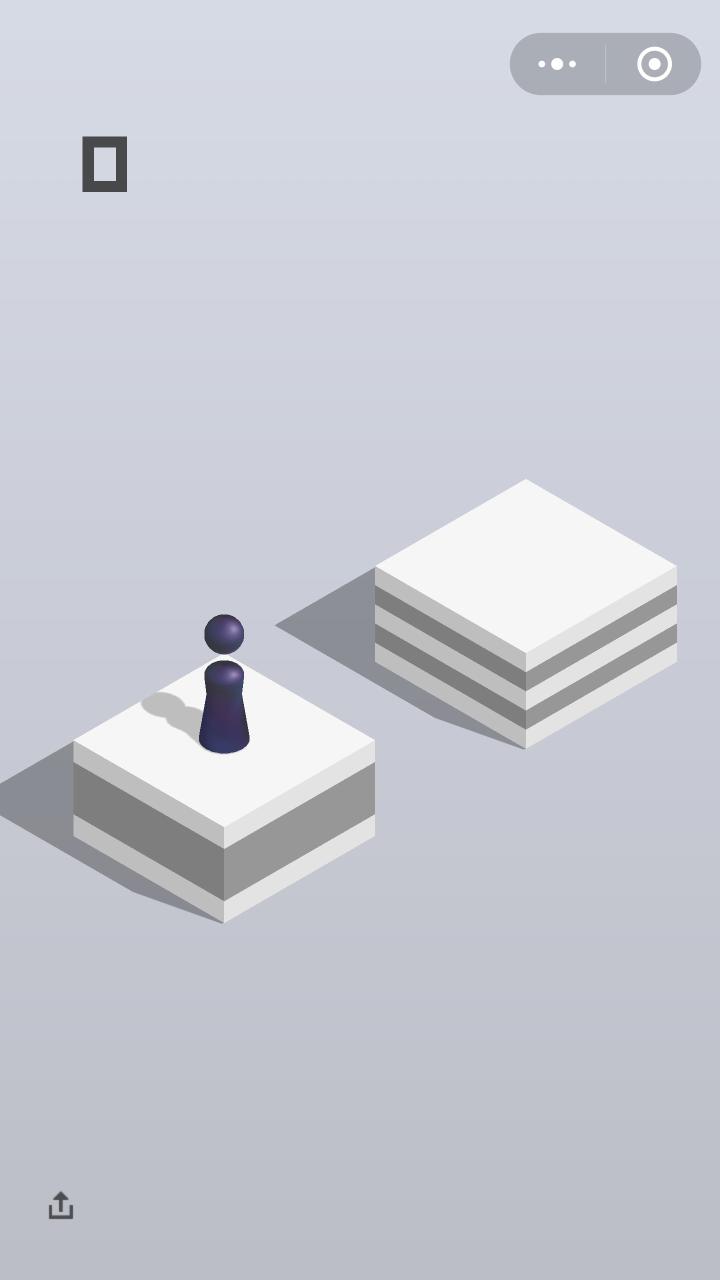
#> input picture test/img0.jpg, 1440 x 2560 px (shown at 1/2 size)
$ python corner.py
#> lines starting #> are read from the running program, lines starting #| are printed output that depends on the picture
import cv2
import numpy as np
import matplotlib.pyplot as plt
def go(path):
    img = cv2.imread(path)
    r = 500.0/img.shape[1]
    dim = (500, int(img.shape[0]*r))
    resized = cv2.resize(img, dim, interpolation=cv2.INTER_AREA)
    gray = cv2.cvtColor(resized,cv2.COLOR_BGR2GRAY)

    corner = cv2.goodFeaturesToTrack(gray,200,0.01,10)
    corner = np.int16(corner)
    for c in corner:
        x,y  = c.ravel()
        cv2.circle(gray,(x,y),3,255,1)
    cv2.imshow('image',gray)
    cv2.waitKey()
def go2():
    img1 = cv2.imread('img0.jpg',1)
#> img1 is the input picture: shape (2560, 1440, 3); mean B, G, R 211, 201.7, 199.2
    img2 = cv2.imread('img4.jpg',1)
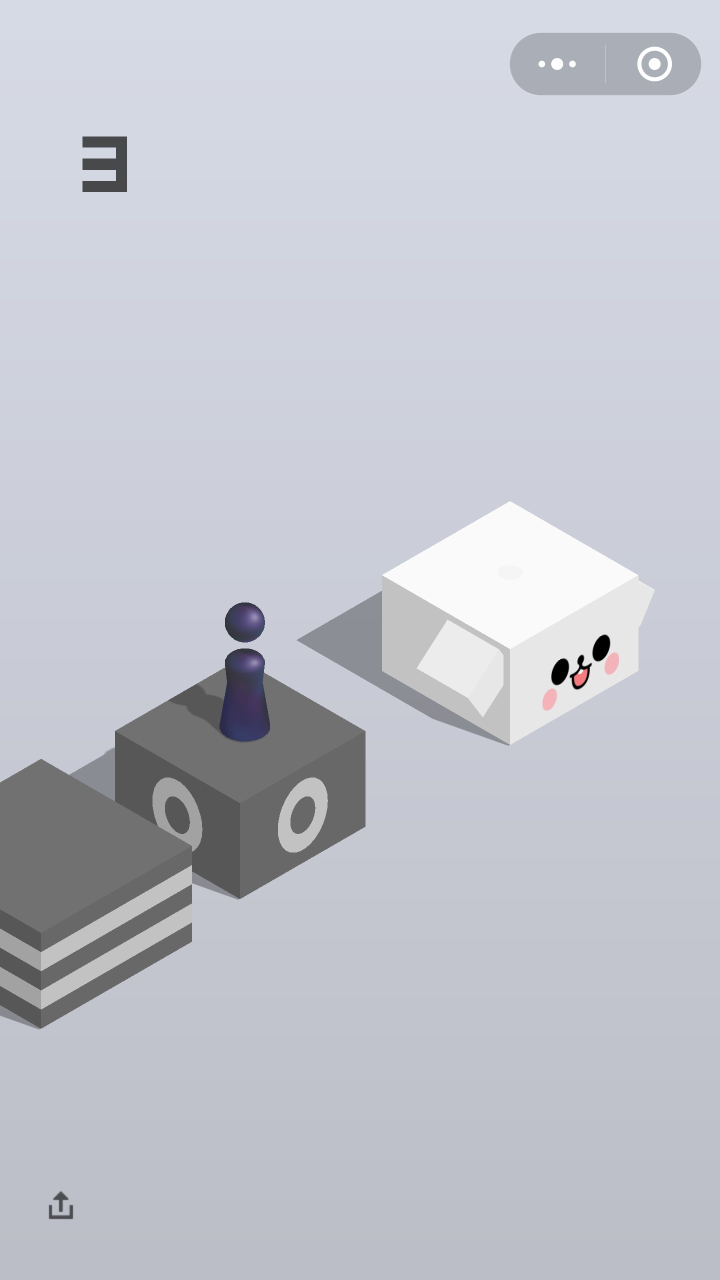
#> input picture test/img4.jpg, 1440 x 2560 px (shown at 1/2 size)
#> img2 is the input picture: shape (2560, 1440, 3); mean B, G, R 205.4, 196.2, 193.7
    orb = cv2.ORB_create()
    kp1,des1 = orb.detectAndCompute(img1,None)
#> kp1 = 500 keypoints; strongest (x, y, size): (167, 273, 31), (251, 273, 31), (190, 295, 31), (253, 273, 31)
    kp2,des2 = orb.detectAndCompute(img1,None)
#> kp2 has the same summary as kp1
    bf = cv2.BFMatcher(cv2.NORM_HAMMING,crossCheck=True)
    matches =bf.match(des1,des2)
#> matches = 496 matches
    matches = sorted(matches,key=lambda x:x.distance)
    img3 = cv2.drawMatches(img1,kp1,img2,kp2,matches[:8],None,flags=2)
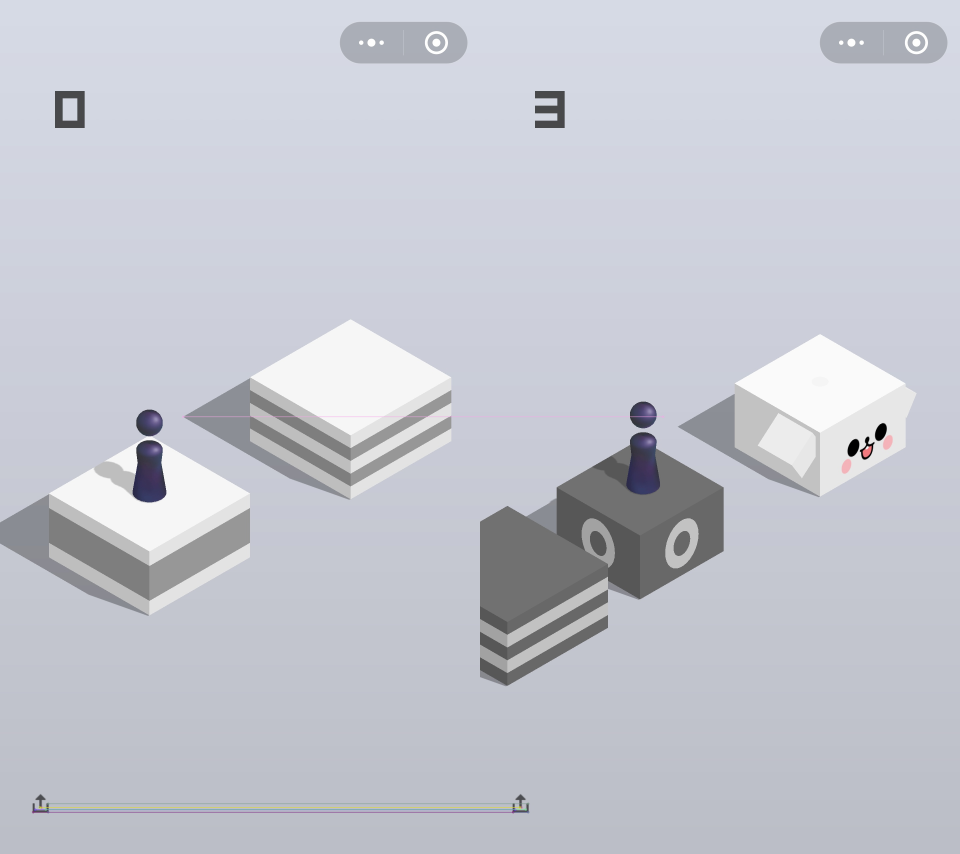
#> img3: shape (2560, 2880, 3) (shown at 1/3 size); mean B, G, R 208.1, 198.9, 196.4
    plt.imshow(img3)
    plt.show()
if __name__=="__main__":
    go2()
